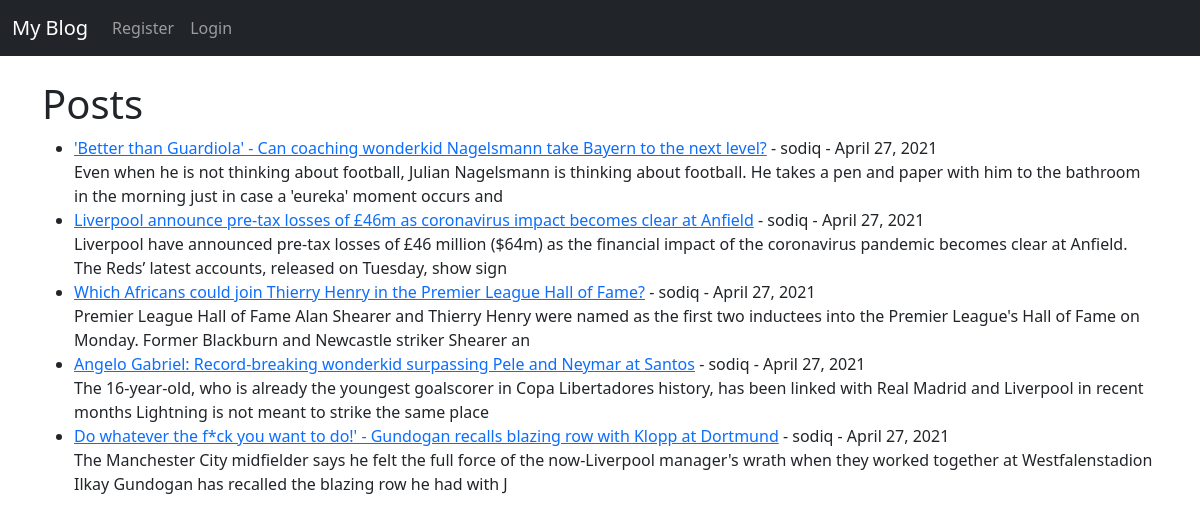
The page / on the database its author committed.
### theblog/models.py (models this page shows, shortened)
class Post(models.Model):
	title = models.CharField(max_length=255)
	title_tag = models.CharField(max_length=255)
	author = models.ForeignKey(User, on_delete=models.CASCADE)
	body = models.TextField()
	post_date = models.DateField(auto_now_add=True)

### theblog/views.py (the view)
# urls.py: path('', HomeView.as_view(), name="home"),
class HomeView(ListView):
	model = Post
	template_name = 'home.html'
	ordering = ['-post_date']

### theblog/templates/home.html (shortened to what this page needs)
{% extends 'base.html' %}
{% block content %}
<h1>Posts</h1>
<ul>
{% for post in object_list %}
	<li><a href="{% url 'article-detail'  post.pk %}">{{ post.title }}</a> - {{ post.author.first_name }} -
		{{ post.post_date }}
		<br/>
	{{ post.body|slice:":200" }}</li>
{% endfor %}
</ul>
 {% endblock %}

### theblog/templates/base.html (shortened to what this page needs)
<!doctype html>
<html lang="en">
  <head>
    <link href="https://cdn.jsdelivr.net/npm/bootstrap@5.0.0-beta3/dist/css/bootstrap.min.css" rel="stylesheet">
  </head>
  <body>
    <nav class="navbar navbar-expand-lg navbar-dark bg-dark">
  <div class="container-fluid">
    <a class="navbar-brand" href="{% url 'home' %}">My Blog</a>
    <div class="collapse navbar-collapse" id="navbarSupportedContent">
      <ul class="navbar-nav me-auto mb-2 mb-lg-0">
      {% if user.is_authenticated %}
          <li class="nav-item">
            <a class="nav-link" href="{% url 'add_post' %}">Add Post</a>
          </li>
           <li class="nav-item">
            <a class="nav-link" href="{% url 'edit_profile' %}">Edit Profile</a>
          </li>
          <li class="nav-item">
            <a class="nav-link" href="{% url 'logout' %}">Logout</a>
          </li>
      {% else %}
          <li class="nav-item">
            <a class="nav-link" href="{% url 'register' %}">Register</a>
          </li>
          <li class="nav-item">
            <a class="nav-link" href="{% url 'login' %}">Login</a>
          </li>
      {% endif %}
      </ul>
    </div>
  </div>
</nav>
    <br/>
    <div class ="container">
        {% block content %}
        {% endblock %}
    </div>
  </body>
</html>

### rows shown on the page
Post: title "'Better than Guardiola' - Can coaching wonderkid Nagelsmann take Bayern to the next level?", author.first_name "sodiq", post_date "April 27, 2021", body "Even when he is not thinking about football, Julian Nagelsmann is thinking about football. He takes a pen and paper with him to the bathroom in the morning just in case a 'eureka' moment occurs and"
Post: title "Liverpool announce pre-tax losses of £46m as coronavirus impact becomes clear at Anfield", author.first_name "sodiq", post_date "April 27, 2021", body "Liverpool have announced pre-tax losses of £46 million ($64m) as the financial impact of the coronavirus pandemic becomes clear at Anfield. The Reds’ latest accounts, released on Tuesday, show sign"
Post: title "Which Africans could join Thierry Henry in the Premier League Hall of Fame?", author.first_name "sodiq", post_date "April 27, 2021", body "Premier League Hall of Fame Alan Shearer and Thierry Henry were named as the first two inductees into the Premier League's Hall of Fame on Monday. Former Blackburn and Newcastle striker Shearer an"
Post: title "Angelo Gabriel: Record-breaking wonderkid surpassing Pele and Neymar at Santos", author.first_name "sodiq", post_date "April 27, 2021", body "The 16-year-old, who is already the youngest goalscorer in Copa Libertadores history, has been linked with Real Madrid and Liverpool in recent months Lightning is not meant to strike the same place"
Post: title "Do whatever the f*ck you want to do!' - Gundogan recalls blazing row with Klopp at Dortmund", author.first_name "sodiq", post_date "April 27, 2021", body "The Manchester City midfielder says he felt the full force of the now-Liverpool manager's wrath when they worked together at Westfalenstadion Ilkay Gundogan has recalled the blazing row he had with J"
